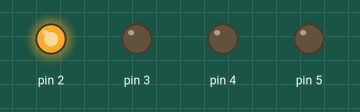
This sketch was run on a simulated Arduino Uno, built with avr-gcc and run on an emulated ATmega328P. Shown: output pins drawn as LEDs (lit = HIGH).

Above: at 0.5 s.
At 6.5 s:
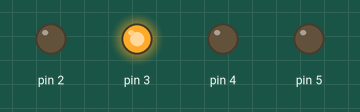
At 10.5 s:
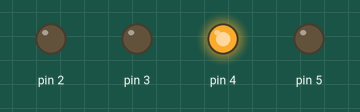
At 16.5 s:
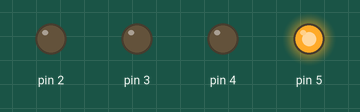
At 21.5 s:
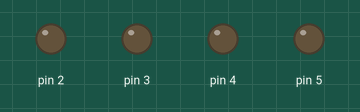
Timing chart, 0 to 23.4 s (numbered marks = the images above):
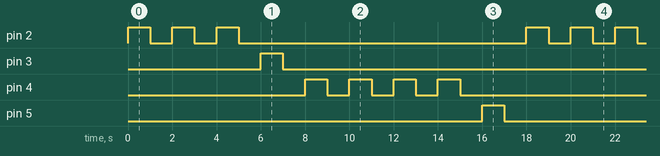

Measured:
- by itself, pin 2: repeats every 18.0 s: 2 × (LOW 1.0 s, HIGH 1.0 s), LOW 13.0 s, HIGH 1.0 s
- by itself, pin 3, pin 5: alternates HIGH for 1.0 s and LOW for 17.0 s
- by itself, pin 4: repeats every 18.0 s: 3 × (LOW 1.0 s, HIGH 1.0 s), LOW 11.0 s, HIGH 1.0 s

The sketch:

Task_4.ino
```cpp
void setup() {
  for(int i = 2; i <= 5; i++){
    pinMode(i, OUTPUT);
  }
}

void loop() {
  for(int i = 0; i < 3; i++){
    digitalWrite(2, HIGH);
    delay(1000);
    digitalWrite(2, LOW);
    delay(1000);
  }

  for(int i = 0; i < 1; i++){
    digitalWrite(3, HIGH);
    delay(1000);
    digitalWrite(3, LOW);
    delay(1000);
  }

  for(int i=0; i < 4; i++){
    digitalWrite(4, HIGH);
    delay(1000);
    digitalWrite(4, LOW);
    delay(1000);
  }

  for(int i = 0; i < 1; i++){
    digitalWrite(5, HIGH);
    delay(1000);
    digitalWrite(5, LOW);
    delay(1000);
  }

}
```
